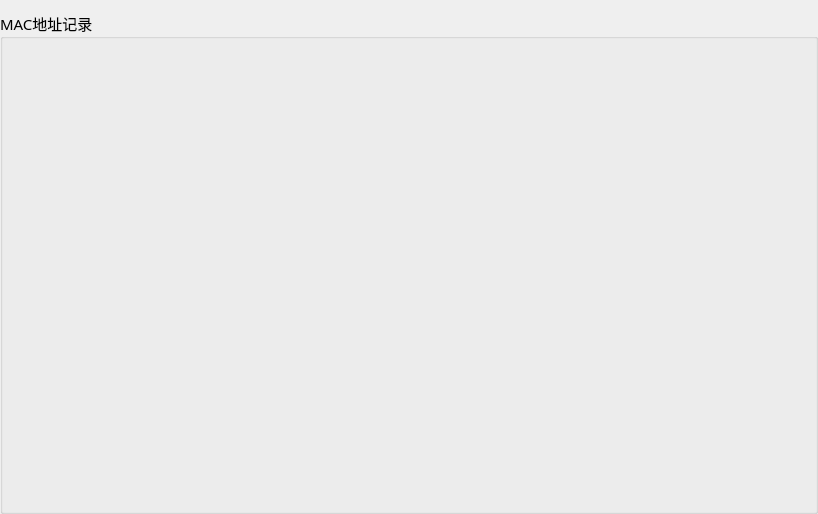
<?xml version="1.0" encoding="UTF-8"?>
<ui version="4.0">
 <class>LogMainWid</class>
 <widget class="QWidget" name="LogMainWid">
  <property name="geometry">
   <rect>
    <x>0</x>
    <y>0</y>
    <width>818</width>
    <height>514</height>
   </rect>
  </property>
  <property name="windowTitle">
   <string>Form</string>
  </property>
  <layout class="QGridLayout" name="gridLayout">
   <property name="leftMargin">
    <number>0</number>
   </property>
   <property name="rightMargin">
    <number>0</number>
   </property>
   <property name="bottomMargin">
    <number>0</number>
   </property>
   <property name="horizontalSpacing">
    <number>0</number>
   </property>
   <item row="0" column="0">
    <widget class="QGroupBox" name="groupBox">
     <property name="font">
      <font>
       <family>微软雅黑</family>
       <pointsize>11</pointsize>
      </font>
     </property>
     <property name="title">
      <string>MAC地址记录</string>
     </property>
     <layout class="QGridLayout" name="gridLayout_2">
      <property name="leftMargin">
       <number>0</number>
      </property>
      <property name="topMargin">
       <number>0</number>
      </property>
      <property name="rightMargin">
       <number>0</number>
      </property>
      <property name="bottomMargin">
       <number>0</number>
      </property>
      <property name="spacing">
       <number>0</number>
      </property>
      <item row="0" column="0">
       <widget class="QStackedWidget" name="stackedWid"/>
      </item>
     </layout>
    </widget>
   </item>
  </layout>
 </widget>
 <resources/>
 <connections/>
</ui>
